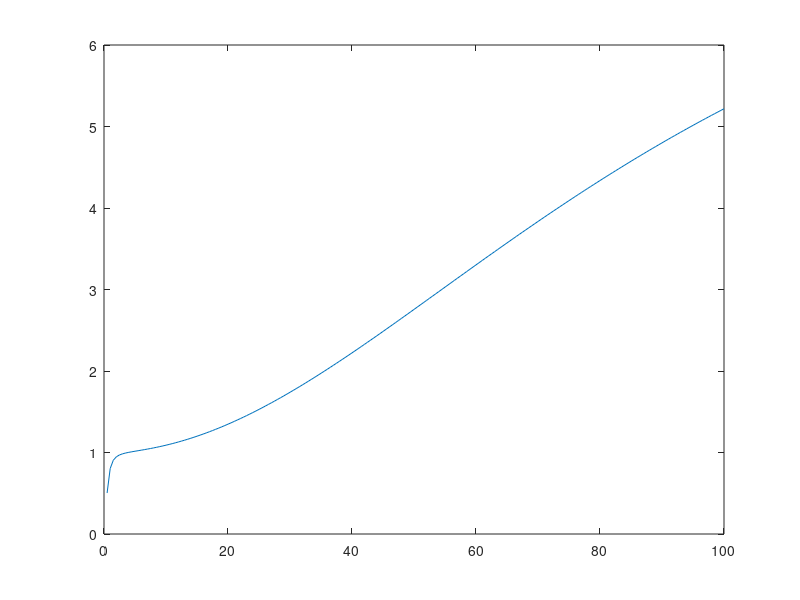

MATLAB code to generate this figure:
clc;clear;%close all;
x = 0.5:0.5:100;

y = 0.003+1*(x.^2)./(0.5^2+x.^2)+1.*(x.^2)./(80^2+x.^2)+2.*(x.^2)./(90^2+x.^2)+5*(x.^2)./(100^2+x.^2);
plot(x,y)